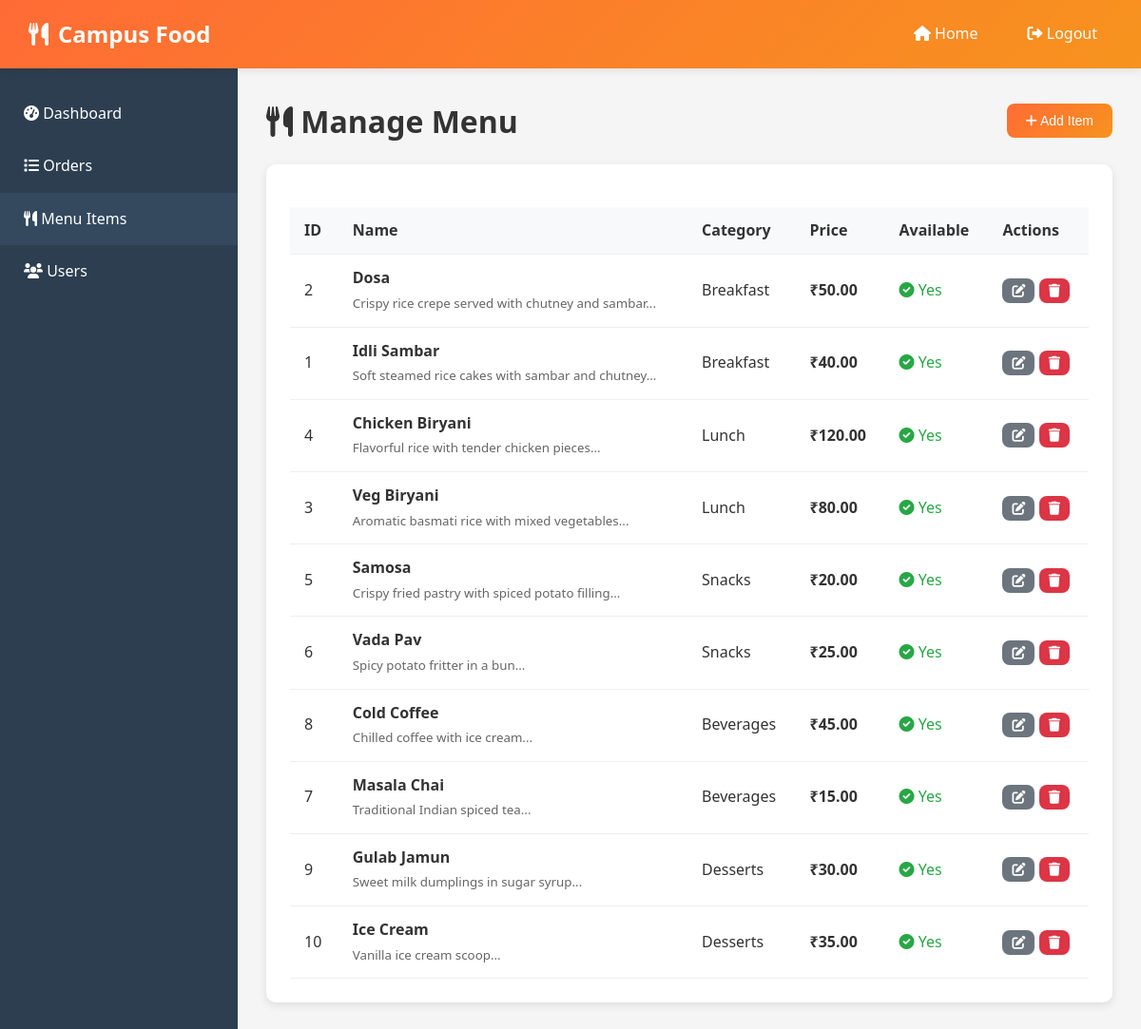
The app's page /admin/menu.php (signed in) with its own data.
### tables this page shows
CREATE TABLE IF NOT EXISTS menu_items (
    id INT AUTO_INCREMENT PRIMARY KEY,
    name VARCHAR(100) NOT NULL,
    description TEXT,
    price DECIMAL(10, 2) NOT NULL,
    category ENUM('breakfast', 'lunch', 'snacks', 'beverages', 'desserts') NOT NULL,
    image VARCHAR(255) DEFAULT 'default.jpg',
    available BOOLEAN DEFAULT TRUE,
    created_at TIMESTAMP DEFAULT CURRENT_TIMESTAMP
);

### admin/menu.php (the view, shortened to what this page needs)
<?php
require_once '../config/database.php';
$menu_items = $conn->query("SELECT * FROM menu_items ORDER BY category, name");
?>
<!DOCTYPE html>
<html lang="en">
<head>
    <link rel="stylesheet" href="../assets/css/style.css">
    <link rel="stylesheet" href="https://cdnjs.cloudflare.com/ajax/libs/font-awesome/6.0.0/css/all.min.css">
</head>
<body>
    <nav class="navbar">
        <a href="../index.php" class="logo">
            <i class="fas fa-utensils"></i>Campus Food
        </a>
        <div class="nav-links">
            <a href="../index.php"><i class="fas fa-home"></i> Home</a>
            <a href="../logout.php"><i class="fas fa-sign-out-alt"></i> Logout</a>
        </div>
    </nav>
    <div class="admin-container">
        <div class="admin-sidebar">
            <a href="dashboard.php"><i class="fas fa-tachometer-alt"></i> Dashboard</a>
            <a href="orders.php"><i class="fas fa-list"></i> Orders</a>
            <a href="menu.php" class="active"><i class="fas fa-utensils"></i> Menu Items</a>
            <a href="users.php"><i class="fas fa-users"></i> Users</a>
        </div>
        <div class="admin-content">
            <div style="display: flex; justify-content: space-between; align-items: center; margin-bottom: 20px;">
                <h1 style="color: #333;">
                    <i class="fas fa-utensils"></i> Manage Menu
                </h1>
                <button class="btn btn-primary" onclick="openAddModal()">
                    <i class="fas fa-plus"></i> Add Item
                </button>
            </div>
            <div class="admin-card">
                <table class="table">
                    <thead>
                        <tr>
                            <th>ID</th>
                            <th>Name</th>
                            <th>Category</th>
                            <th>Price</th>
                            <th>Available</th>
                            <th>Actions</th>
                        </tr>
                    </thead>
                    <tbody>
                        <?php if ($menu_items && $menu_items->num_rows > 0): ?>
                            <?php while ($item = $menu_items->fetch_assoc()): ?>
                                <tr>
                                    <td><?php echo $item['id']; ?></td>
                                    <td>
                                        <strong><?php echo htmlspecialchars($item['name']); ?></strong><br>
                                        <small style="color: #666;"><?php echo htmlspecialchars(substr($item['description'], 0, 50)); ?>...</small>
                                    </td>
                                    <td>
                                        <span class="category"><?php echo ucfirst($item['category']); ?></span>
                                    </td>
                                    <td><strong>₹<?php echo number_format($item['price'], 2); ?></strong></td>
                                    <td>
                                        <?php if ($item['available']): ?>
                                            <span style="color: #28a745;"><i class="fas fa-check-circle"></i> Yes</span>
                                        <?php else: ?>
                                            <span style="color: #dc3545;"><i class="fas fa-times-circle"></i> No</span>
                                        <?php endif; ?>
                                    </td>
                                    <td>
                                        <button class="btn btn-secondary" style="padding: 5px 10px;"
                                                onclick="openEditModal(<?php echo htmlspecialchars(json_encode($item)); ?>)">
                                            <i class="fas fa-edit"></i>
                                        </button>
                                        <form method="POST" style="display: inline;"
                                              onsubmit="return confirm('Are you sure you want to delete this item?');">
                                            <button type="submit" name="delete_item" class="btn btn-danger" style="padding: 5px 10px;">
                                                <i class="fas fa-trash"></i>
                                            </button>
                                        </form>
                                    </td>
                                </tr>
                            <?php endwhile; ?>
                        <?php else: ?>
                            <tr>
                                <td colspan="6" style="text-align: center; padding: 30px;">No menu items found</td>
                            </tr>
                        <?php endif; ?>
                    </tbody>
                </table>
            </div>
        </div>
    </div>
</body>
</html>

### assets/css/style.css (style rules this page uses)
* { margin: 0; padding: 0; box-sizing: border-box; }
body { font-family: 'Segoe UI', Tahoma, Geneva, Verdana, sans-serif; background-color: #f5f5f5; color: #333; line-height: 1.6; }
.navbar { background: linear-gradient(135deg, #ff6b35, #f7931e); padding: 15px 30px; display: flex; justify-content: space-between; align-items: center; box-shadow: 0 2px 10px rgba(0,0,0,0.1); position: sticky; top: 0; z-index: 1000; }
.navbar .logo { color: white; font-size: 24px; font-weight: bold; text-decoration: none; }
.navbar .logo i { margin-right: 10px; }
.nav-links { display: flex; gap: 20px; align-items: center; }
.nav-links a { color: white; text-decoration: none; padding: 8px 16px; border-radius: 5px; transition: background 0.3s; }
.btn { padding: 10px 20px; border: none; border-radius: 8px; cursor: pointer; font-size: 14px; transition: all 0.3s; }
.btn-primary { background: linear-gradient(135deg, #ff6b35, #f7931e); color: white; }
.btn-secondary { background: #6c757d; color: white; }
.btn-danger { background: #dc3545; color: white; }
.admin-container { display: flex; min-height: calc(100vh - 70px); }
.admin-sidebar { width: 250px; background: #2c3e50; color: white; padding: 20px 0; }
.admin-sidebar a { display: block; padding: 15px 25px; color: white; text-decoration: none; transition: background 0.3s; }
.admin-sidebar a:hover, .admin-sidebar a.active { background: #34495e; }
.admin-content { flex: 1; padding: 30px; }
.admin-card { background: white; border-radius: 10px; padding: 25px; box-shadow: 0 3px 10px rgba(0,0,0,0.1); }
.table { width: 100%; border-collapse: collapse; margin-top: 20px; }
.table th, .table td { padding: 12px 15px; text-align: left; border-bottom: 1px solid #eee; }
.table th { background: #f8f9fa; font-weight: 600; }

### records on screen
menu_items: id "2", name "Dosa", description "Crispy rice crepe served with chutney and sambar", category "Breakfast", price "50.00", available 1 (drawn)
menu_items: id "1", name "Idli Sambar", description "Soft steamed rice cakes with sambar and chutney", category "Breakfast", price "40.00", available 1 (drawn)
menu_items: id "4", name "Chicken Biryani", description "Flavorful rice with tender chicken pieces", category "Lunch", price "120.00", available 1 (drawn)
menu_items: id "3", name "Veg Biryani", description "Aromatic basmati rice with mixed vegetables", category "Lunch", price "80.00", available 1 (drawn)
menu_items: id "5", name "Samosa", description "Crispy fried pastry with spiced potato filling", category "Snacks", price "20.00", available 1 (drawn)
menu_items: id "6", name "Vada Pav", description "Spicy potato fritter in a bun", category "Snacks", price "25.00", available 1 (drawn)
menu_items: id "8", name "Cold Coffee", description "Chilled coffee with ice cream", category "Beverages", price "45.00", available 1 (drawn)
menu_items: id "7", name "Masala Chai", description "Traditional Indian spiced tea", category "Beverages", price "15.00", available 1 (drawn)
menu_items: id "9", name "Gulab Jamun", description "Sweet milk dumplings in sugar syrup", category "Desserts", price "30.00", available 1 (drawn)
menu_items: id "10", name "Ice Cream", description "Vanilla ice cream scoop", category "Desserts", price "35.00", available 1 (drawn)
